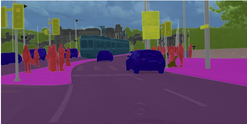
#> input picture segmentation/images/carseg.png, 247 x 124 px, shrunk from 540 x 270 before the run, found by its file name; its folder holds 3 pictures in this run
$ python png_converter.py
#> lines starting #> are read from the running program, lines starting #| are printed output that depends on the picture
import os

import cv2
import numpy as np
import pandas as pd
from PIL import Image


PROJECT_ROOT = "/Users/sakshisuman12/Desktop/MATH7243_project/"
SEGMENTATION_ROOT_FOLDER = PROJECT_ROOT + "/segmentation/"
SEGMENTATION_PNG_ROOT_FOLDER = PROJECT_ROOT + "/segmentation_png/"


def save_png_1(jpg_file):
    # print(jpg_file.split(".")[-1])
    png_file = ".".join(jpg_file.split(".")[:-1]) + ".png"
    im = Image.open(jpg_dir_path + jpg_file)
    im.save(png_dir_path + png_file)
    # print(png_file)


def save_png_input(jpg_file):
    # print(jpg_file.split(".")[-1])
#> called with jpg_file = 'carseg.png'
    png_file = ".".join(jpg_file.split(".")[:-1]) + ".png"
    image = cv2.imread(jpg_dir_path + jpg_file, 1)
#> image is the input picture: shape (124, 247, 3); mean B, G, R 102.9, 77.4, 94.8
    img_shape = image.shape
#> img_shape = (124, 247, 3)
    alpha = np.full((img_shape[0], img_shape[1]), 255, dtype=np.uint8)
    image = np.dstack((image, alpha))
#> image: shape (124, 247, 4)
    cv2.imwrite(png_dir_path + png_file, image)


def save_png_output(jpg_file):
    # print(jpg_file.split(".")[-1])
    png_file = ".".join(jpg_file.split(".")[:-1]) + ".png"
    image = cv2.imread(jpg_dir_path + jpg_file, 1)
    img_shape = image.shape

    # print(np.unique(image))

    image[image < 100] = 0
    image[image >= 100] = 1

    # [4 lines of commented-out code are left out]

    alpha = np.full((img_shape[0], img_shape[1]), 255, dtype=np.uint8)
    image = np.dstack((image, alpha))

    # [7 lines of commented-out code are left out]

    cv2.imwrite(png_dir_path + png_file, image)


if __name__ == "__main__":

    all_dirs = os.listdir(SEGMENTATION_ROOT_FOLDER)

    for dir_name in all_dirs:
        jpg_dir_path = SEGMENTATION_ROOT_FOLDER + dir_name + "/"
        if os.path.isdir(jpg_dir_path):
            png_dir_path = SEGMENTATION_PNG_ROOT_FOLDER + dir_name + "_png/"
            if not os.path.exists(png_dir_path):
                os.makedirs(png_dir_path)
            jpg_files = os.listdir(jpg_dir_path)
            df = pd.DataFrame(jpg_files).head(10)
            # df = pd.DataFrame(jpg_files)
            df[0].apply(save_png_output if "output" in dir_name else save_png_input)
#> call 2 of save_png_input, with jpg_file = 'decoder.png'
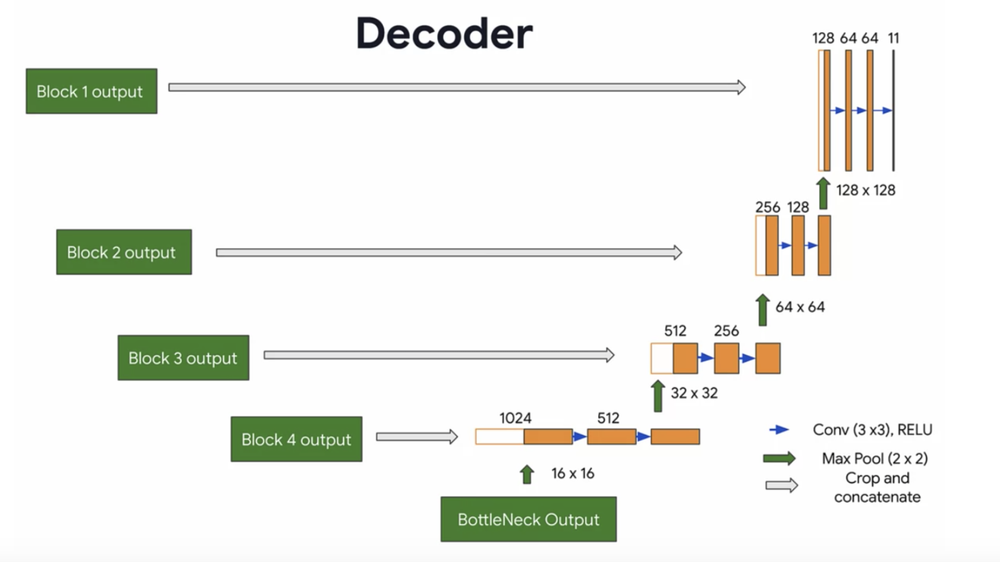
#> input picture segmentation/images/decoder.png, 1000 x 562 px, shrunk from 2182 x 1226 before the run, found by its file name
#> in save_png_input, image is the input picture: shape (562, 1000, 3); mean B, G, R 235.3, 240, 238.6
#> call 3 of save_png_input, with jpg_file = 'encoder.png'
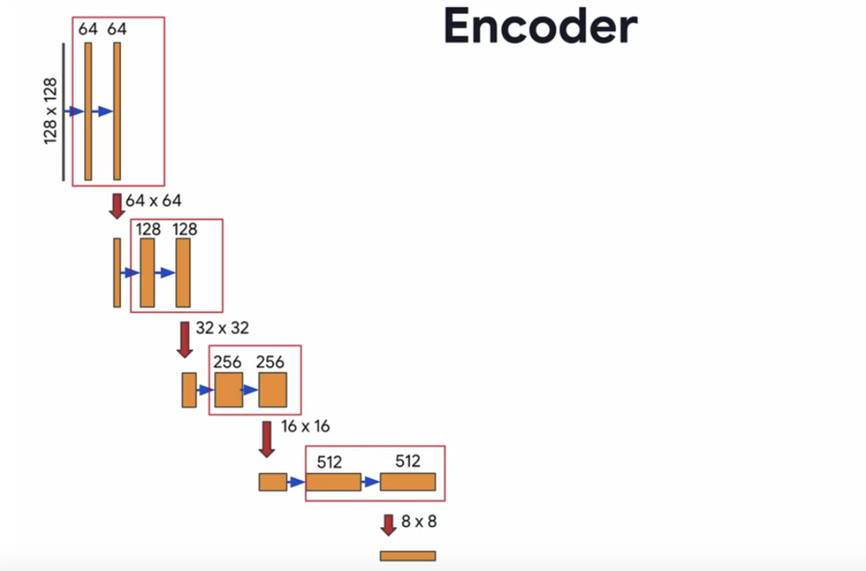
#> input picture segmentation/images/encoder.png, 866 x 571 px, shrunk from 1890 x 1246 before the run, found by its file name
#> in save_png_input, image is the input picture: shape (571, 866, 3); mean B, G, R 245.9, 246.9, 248.9
            # break
